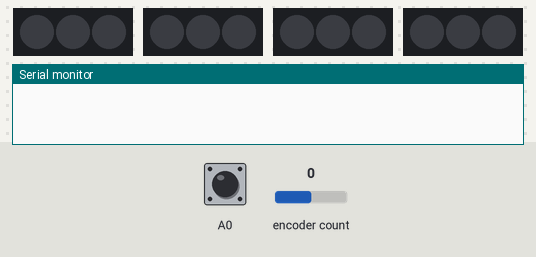
Bench run of a sketch on a simulated Arduino Uno, built with avr-gcc and run on an emulated ATmega328P. On the bench: 4 × 3 RGB LEDs in strip order, left to right, the last lines printed to the serial monitor. The inputs (shaded band) are chosen by the test bench; at power-on: A0 HIGH, encoder count 0. Dim RGB values are drawn brighter than linear.

Above: at 1.2 s.
1.3 s: A0 pulled LOW for 0.15 s
At 3.1 s:
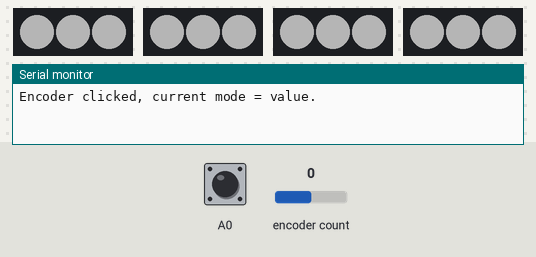
3.5 s: encoder count set to 1
At 4.7 s:
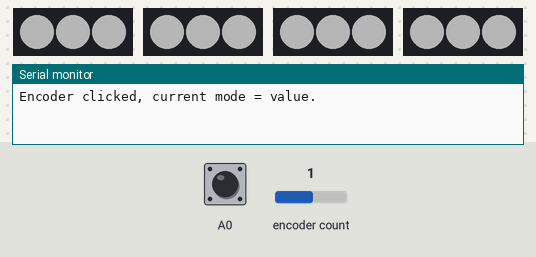
5.0 s: encoder count set to 2
At 5.9 s:
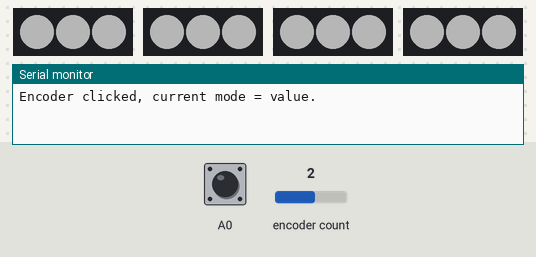
6.5 s: A0 pulled LOW for 1 s
At 9.3 s:
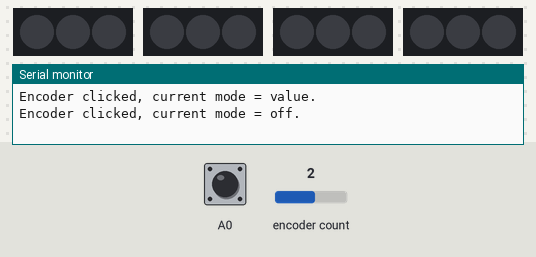
9.6 s: A0 pulsed LOW 2 times (0.12 s each, 0.3 s apart)
At 10.4 s:
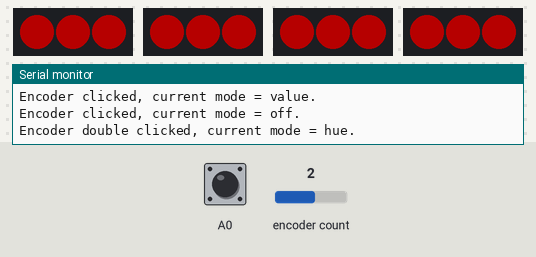
11.7 s: encoder count set to 6
At 12.1 s:
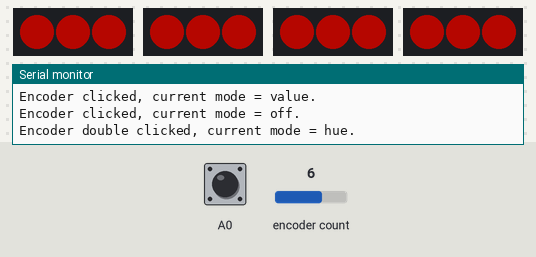
Timing chart, 0 to 14.2 s (numbered marks = the images above; inputs shaded):
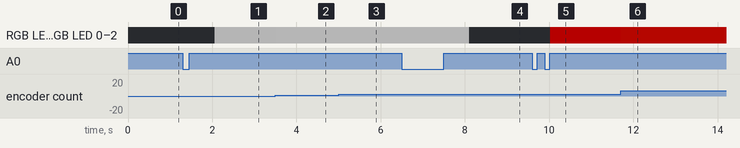

Measured:
- after the input at 1.3 s, RGB LED 0–2, RGB LED 0–2, RGB LED 0–2, RGB LED 0–2: off → RGB(64, 64, 64) after 0.76 s
- after the input at 3.5 s, RGB LED 0–2, RGB LED 0–2, RGB LED 0–2, RGB LED 0–2: RGB(64, 64, 64) → RGB(65, 65, 65) at once
- after the input at 5.0 s, RGB LED 0–2, RGB LED 0–2, RGB LED 0–2, RGB LED 0–2: RGB(65, 65, 65) → RGB(66, 66, 66) at once
- after the input at 6.5 s, RGB LED 0–2, RGB LED 0–2, RGB LED 0–2, RGB LED 0–2: RGB(66, 66, 66) → off after 1.6 s
- after the input at 9.6 s, RGB LED 0–2, RGB LED 0–2, RGB LED 0–2, RGB LED 0–2: off → RGB(66, 0, 0) after 0.42 s
- after the input at 11.7 s, RGB LED 0–2, RGB LED 0–2, RGB LED 0–2, RGB LED 0–2: RGB(66, 0, 0) → RGB(64, 2, 0) at once

The sketch:

moonlight.ino
```cpp
#include <ClickEncoder.h>
#include <FastLED.h>
#include <TimerOne.h>

ClickEncoder *encoder;
int16_t last, encoderValue;
int16_t led, hue, saturation, value;
bool button_lock;
enum mode {
  mode_off,     // leds off
  mode_hue,     // turning the button changes hue
  mode_sat,     // turning the button changes saturation
  mode_val,     // turning the button changes value
  mode_disco    // turning the button changes colour change speed
};
mode currentMode;

// in the lithophane lamp, I use 4 strings of three LEDs each, easier wiring
#define NUM_LEDS 3
#define DATA_PIN_0 A4
#define DATA_PIN_1 A5
#define DATA_PIN_2 2
#define DATA_PIN_3 3
CRGB leds[NUM_LEDS];

void timerIsr()
{
  encoder->service();
}


void setup() {
  // put your setup code here, to run once:
  // initialize serial port for console
  Serial.begin(9600);

  // initialize FastLED
  FastLED.addLeds<NEOPIXEL, DATA_PIN_0>(leds, NUM_LEDS);
  FastLED.addLeds<NEOPIXEL, DATA_PIN_1>(leds, NUM_LEDS);
  FastLED.addLeds<NEOPIXEL, DATA_PIN_2>(leds, NUM_LEDS);
  FastLED.addLeds<NEOPIXEL, DATA_PIN_3>(leds, NUM_LEDS);
  FastLED.setMaxPowerInVoltsAndMilliamps(5,500);
  FastLED.setBrightness(255);


  // initialize rotary encoder
  encoder = new ClickEncoder(A2, A1, A0);
  encoder->setAccelerationEnabled(true);

  // initialize timer for interrupt
  Timer1.initialize(1000);
  Timer1.attachInterrupt(timerIsr);

  last = -1;

  hue = 0;
  saturation = 0;
  value = 127;
  currentMode = mode_off;
  button_lock = false;
}

void loop() {
  // put your main code here, to run repeatedly:

  ClickEncoder::Button b = encoder->getButton();
  switch (b)
  {
    case ClickEncoder::Open:      // do nothing
      break;
    case ClickEncoder::Held:      // reset to white
      if( !button_lock )
      {
        button_lock = true;
        Serial.print("Encoder held, ");
        saturation = 0;
        currentMode = mode_val;
        //if( currentMode == mode_sat )
        //{
        //  currentMode = mode_val;
        //  Serial.println("current mode = value.");
        //}
        //else
        //{
        //  currentMode = mode_sat;
        //  Serial.println("current mode = saturation.");
        //}
      }
      break;
    case ClickEncoder::Released:
      Serial.println("Encoder relesed.");
      button_lock = false;
      break;
    case ClickEncoder::Clicked:
      Serial.print("Encoder clicked, ");
      if( currentMode == mode_off )
      {
        currentMode = mode_val;
        Serial.println("current mode = value.");
      }
      else
      {
        currentMode = mode_off;
        Serial.println("current mode = off.");
      }
      break;
    case ClickEncoder::DoubleClicked:
      Serial.print("Encoder double clicked, ");
      if( currentMode == mode_hue )
      {
        currentMode = mode_val;
        Serial.println("current mode = value.");
      }
      else
      {
        currentMode = mode_hue;
        Serial.println("current mode = hue.");
      }
      break;

    default:
      break;
  }


  switch (currentMode)
  {
    case mode_off:
      set_leds(hue, saturation, 0);
      break;
    case mode_hue:
      hue += encoder->getValue();
      //Serial.print("Hue: ");
      //Serial.println(hue);
      if( hue > 255) hue = 0;
      if( hue < 0) hue = 255;
      if( saturation == 0) saturation = 255;
      set_leds(hue, saturation, value);
      break;
    case mode_sat:
      saturation += encoder->getValue();
      //Serial.print("Saturation: ");
      //Serial.println(saturation);
      if( saturation > 255) saturation = 255;
      if( saturation < 0) saturation = 0;
      set_leds(hue, saturation, value);
      break;
    case mode_val:
      value += encoder->getValue();
      //Serial.print("Value: ");
      //Serial.println(value);
      if( value > 255) value = 255;
      if( value < 0) value = 0;
      set_leds(hue, saturation, value);
      break;
    case mode_disco:
      break;
    default:
      Serial.println("This wasn't supposed to happen");
      currentMode = mode_off;
      break;
  }

  FastLED.show();
}

void set_leds( int16_t h, int16_t s, int16_t v )
{
  for( int i=0; i<NUM_LEDS; i++)
  {
    leds[i] = CHSV(h, s, v);
  }

}
```
